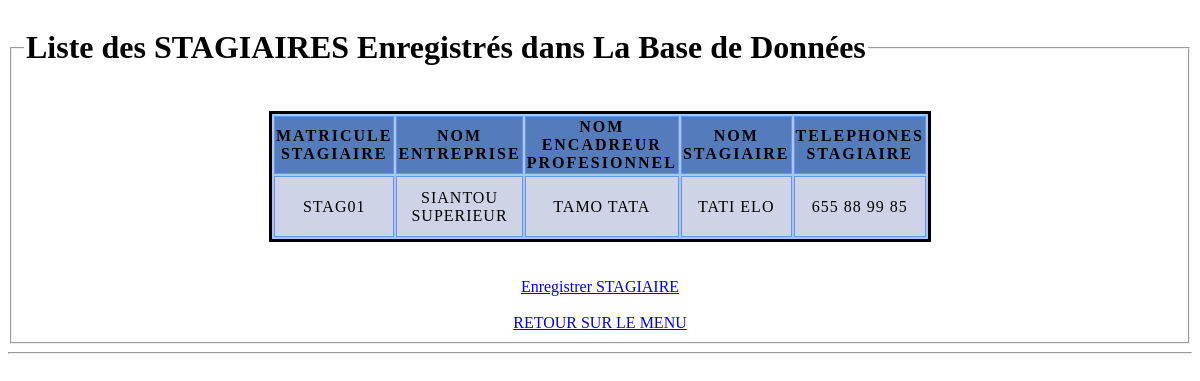
The app's page /ListedesStagiaires.php with its own data.
### tables this page shows
CREATE TABLE `stagiaire` (
  `MATRICULESTAGIAIRE` varchar(15) NOT NULL,
  `IDENTREPRISE` int(11) NOT NULL,
  `CODEENCADREURPROFESIONNEL` varchar(15) NOT NULL,
  `NOMSTAGIAIRE` varchar(50) DEFAULT NULL,
  `TELEPHONESTAGIAIRE` varchar(50) DEFAULT NULL
);

CREATE TABLE `entreprise` (
  `IDENTREPRISE` int(11) NOT NULL,
  `NOMENTREPRISE` varchar(50) DEFAULT NULL,
  `ADRESSEENTREPRISE` varchar(50) DEFAULT NULL,
  `TELEPHONEENTREPRISE` varchar(50) DEFAULT NULL
);

CREATE TABLE `encadreurprofesionnel` (
  `CODEENCADREURPROFESIONNEL` varchar(15) NOT NULL,
  `NOMENCADREURPROFESIONNEL` varchar(50) DEFAULT NULL,
  `TELEPHONEENCADREURPROFESIONNEL` varchar(50) DEFAULT NULL
);

### ListedesStagiaires.php (the view, shortened to what this page needs)
<?php
	require_once('connexion.php');
		$resultat = $con->query("SELECT S.MATRICULESTAGIAIRE, E.NOMENTREPRISE, EP.NOMENCADREURPROFESIONNEL, S.NOMSTAGIAIRE, S.TELEPHONESTAGIAIRE
									FROM ENTREPRISE E, STAGIAIRE S, ENCADREURPROFESIONNEL EP
										WHERE E.IDENTREPRISE = S.IDENTREPRISE
											AND S.CODEENCADREURPROFESIONNEL = EP.CODEENCADREURPROFESIONNEL");
?>
<!DOCTYPE HTML>
<html>
	<head>
		<link rel="stylesheet" type="text/css" href="Formulaire1.css">
	</head>
	<body><div><div><div>
				<fieldset><legend><div><H1>Liste des STAGIAIRES Enregistrés dans La Base de Données</H1></div></legend><br>
					<center><table border=2 cellspacing=2>
						<thead><tr>
								<th>MATRICULE STAGIAIRE</th>
								<th>NOM ENTREPRISE</th>
								<th>NOM ENCADREUR PROFESIONNEL</th>
								<th>NOM STAGIAIRE</th>
								<th>TELEPHONES STAGIAIRE</th>
							</tr></thead>
						<tbody>
							<?php while($VBLETABLE=$resultat->fetch()){?>
								<tr>
									<td align="center"><?php echo $VBLETABLE['MATRICULESTAGIAIRE'] ?></td>
									<td><?php echo $VBLETABLE['NOMENTREPRISE'] ?></td>
									<td><?php echo $VBLETABLE['NOMENCADREURPROFESIONNEL'] ?></td>
									<td><?php echo $VBLETABLE['NOMSTAGIAIRE'] ?></td>
									<td><?php echo $VBLETABLE['TELEPHONESTAGIAIRE'] ?></td>
										<?php } ?>
									</tr>
						</tbody></table><br><br><a href="AjouterUnStagiaire.php">Enregistrer STAGIAIRE</a><br><br>
						<a href="index.php">RETOUR SUR LE MENU</a>
					</center></fieldset><hr></div></div></div>
	</body>
</html>

### Formulaire1.css (style rules this page uses)
table { background-color: #adc5f1; border: medium solid #000000; width: 50%; }
th { letter-spacing: 2px; border: thin solid #6495ed; background-color : #557CBA; }
td { letter-spacing: 1px; border: thin solid #6495ed; background-color : #CED4E5; padding: 0.7em; text-align: center; }

### records on screen
stagiaire: MATRICULESTAGIAIRE "STAG01", IDENTREPRISE.NOMENTREPRISE "SIANTOU SUPERIEUR", CODEENCADREURPROFESIONNEL.NOMENCADREURPROFESIONNEL "TAMO TATA", NOMSTAGIAIRE "TATI ELO", TELEPHONESTAGIAIRE "655 88 99 85"
